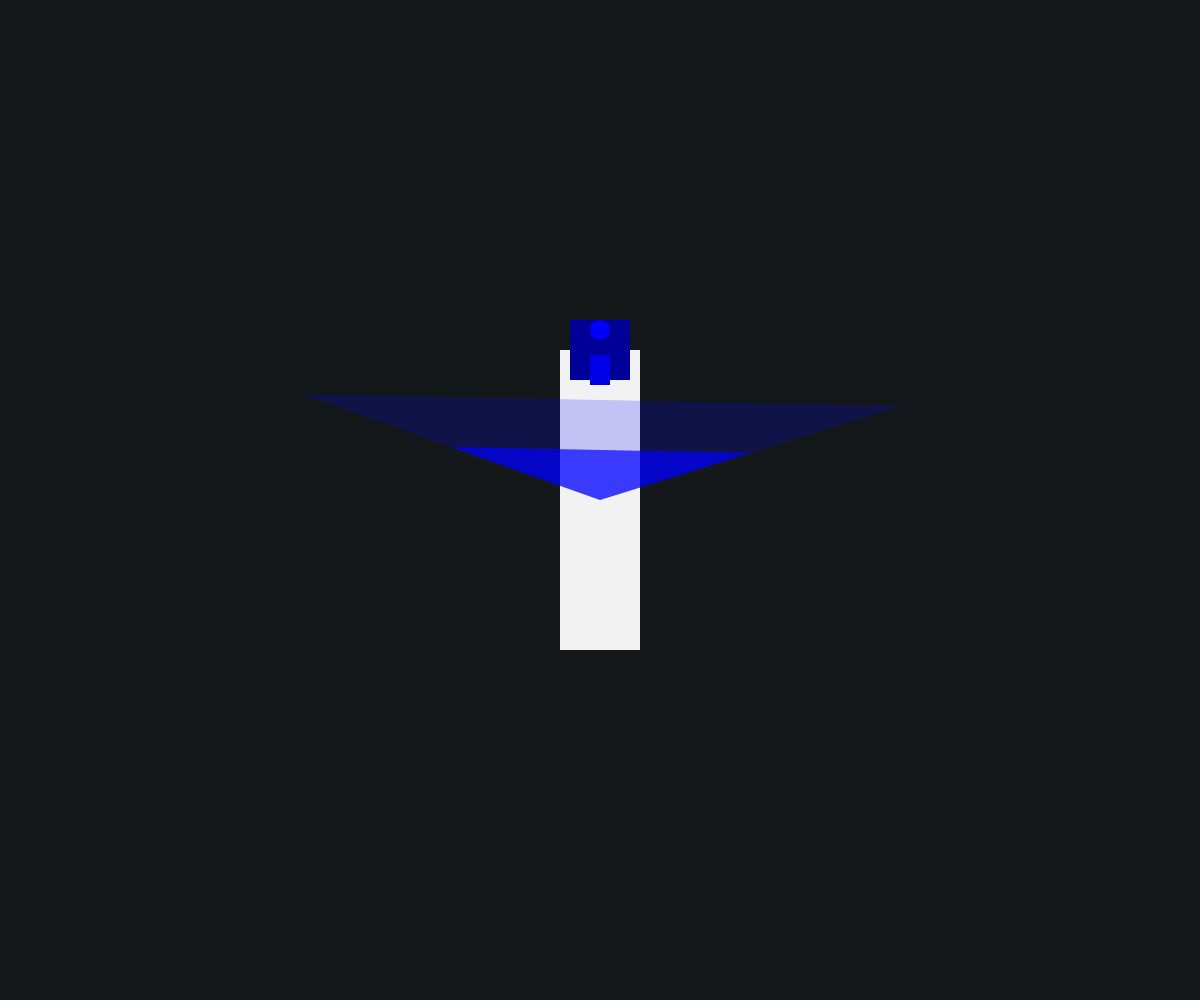
Frame 1 (no input)
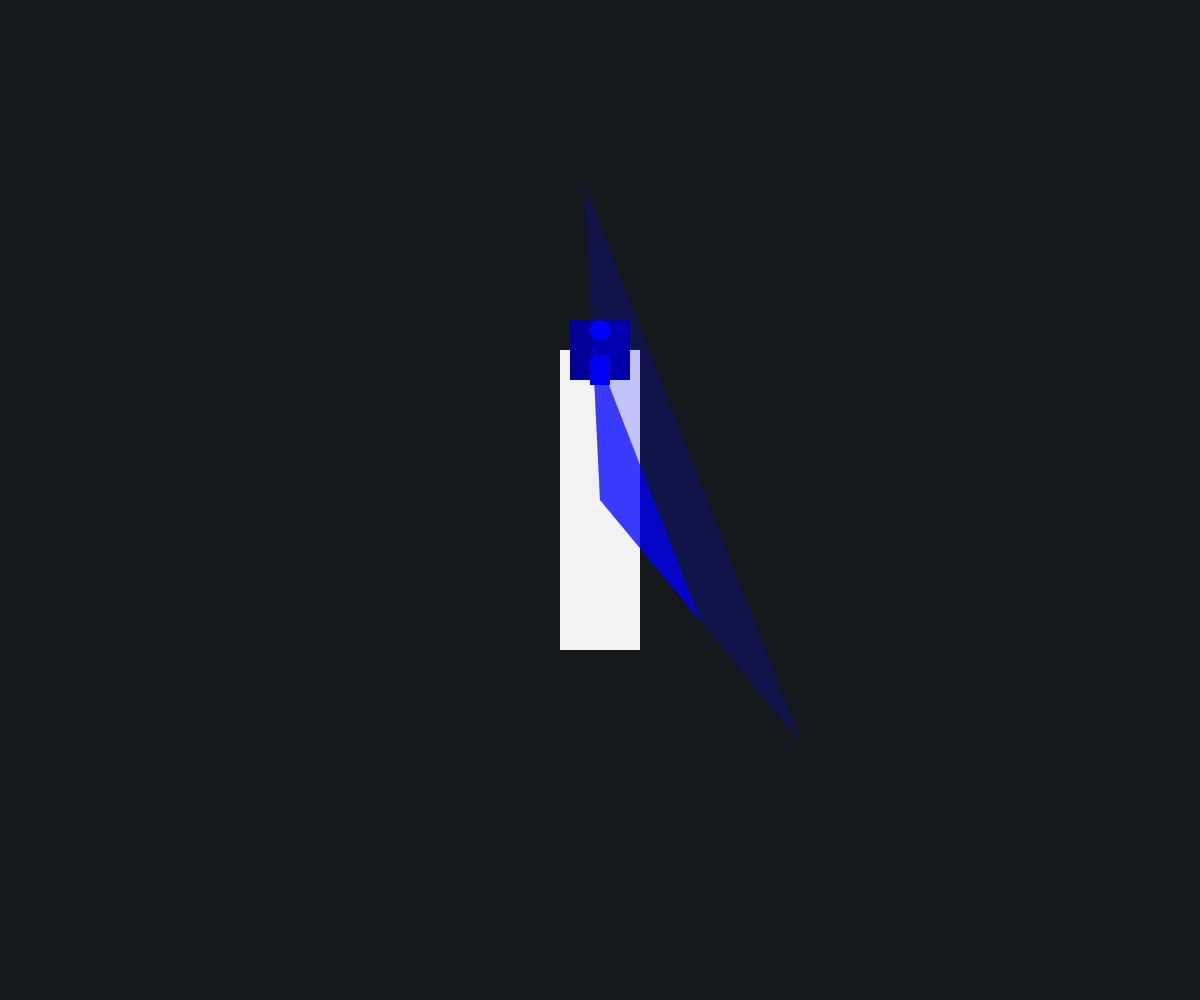
Frame 60 (no input)
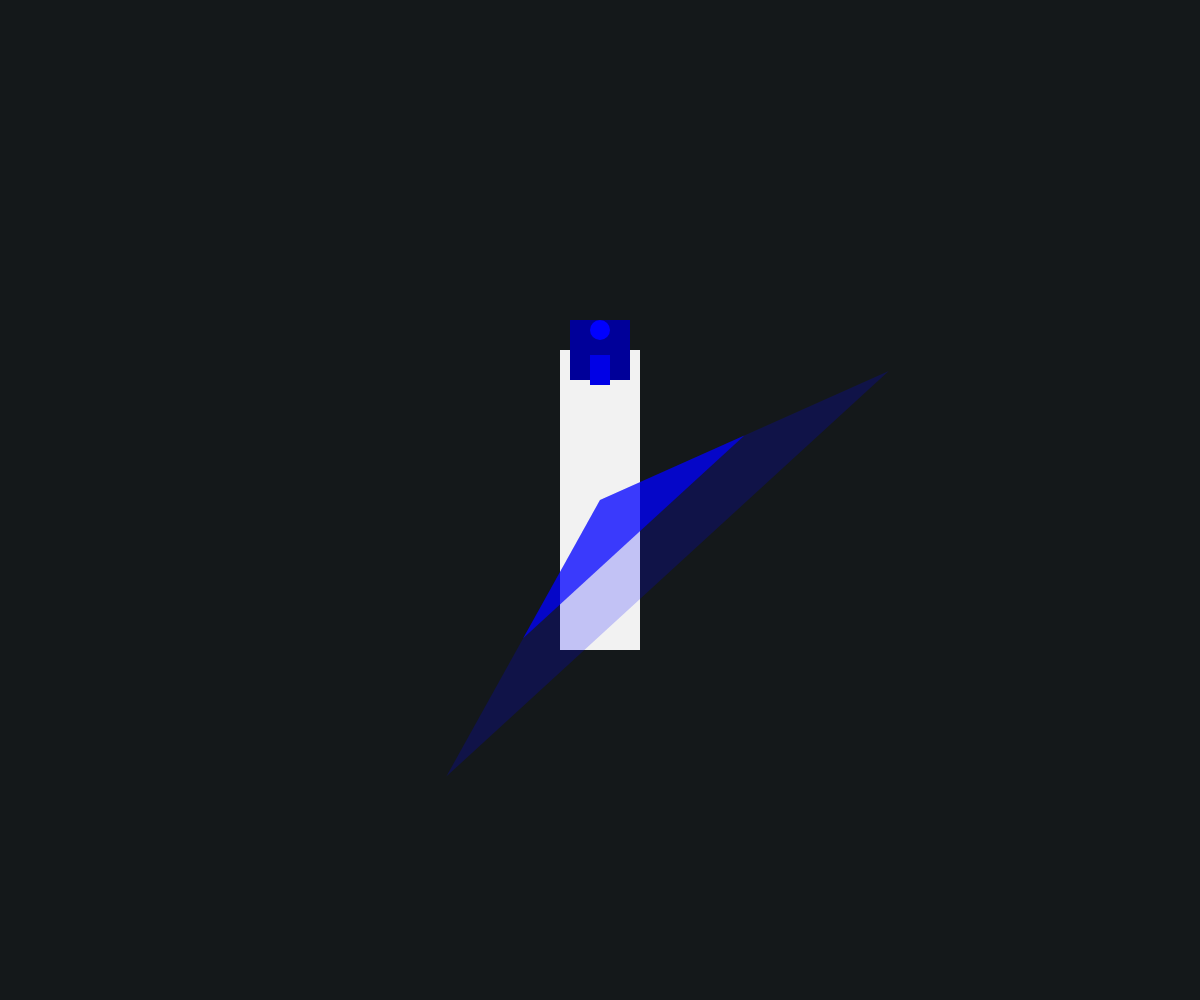
Frame 120 (the mouse pressed at the canvas centre since frame 60)

The p5.js sketch that drew these frames (run headless with seeded random() and noise() and a simulated clock; from frame 60 on, the mouse is pressed at the canvas centre):

// p5.js sketch
// ── sketch.js
let beamAngle = 0;
let rotationSpeed = 0.02;

function setup() {
  createCanvas(windowWidth, windowHeight);
  colorMode(HSB, 360, 100, 100, 1);
}

function draw() {
  // Create a dark ocean background that shifts with the beam
  background(200, 20, 10);

  // Draw the lighthouse tower
  drawLighthouse();

  // Update and draw the rotating beam
  beamAngle += rotationSpeed;
  drawBeam();
}

function drawLighthouse() {
  // Tower base (white)
  fill(0, 0, 95);
  noStroke();
  rectMode(CENTER);
  rect(width/2, height/2, 80, 300);

  // Tower top (blue)
  fill(240, 100, 60);
  rect(width/2, height/2 - 150, 60, 60);

  // Light house window
  fill(240, 100, 90);
  rect(width/2, height/2 - 130, 20, 30);

  // Light house light (beam source)
  fill(240, 100, 100);
  ellipse(width/2, height/2 - 170, 20, 20);
}

function drawBeam() {
  // Create a rotating beam using the angle
  push();
  translate(width/2, height/2);
  rotate(beamAngle);

  // Draw the beam as a large triangle with transparency
  noStroke();
  fill(240, 100, 100, 0.2);
  beginShape();
  vertex(0, 0);
  vertex(-300, -100);
  vertex(300, -100);
  endShape(CLOSE);

  // Add a bright inner beam
  fill(240, 100, 100, 0.7);
  beginShape();
  vertex(0, 0);
  vertex(-150, -50);
  vertex(150, -50);
  endShape(CLOSE);

  pop();
}

function windowResized() {
  resizeCanvas(windowWidth, windowHeight);
}
